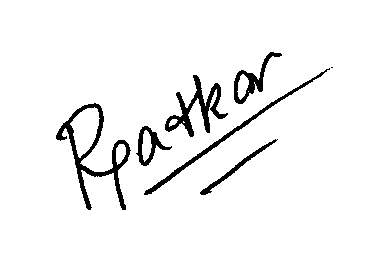
#> input picture bow_code/images/train/personA/personA_12.png, 390 x 258 px, found by its file name; its folder holds only this picture in this run
$ jupyter execute --allow-errors Untitled.ipynb
#> lines starting #> are read from the running program, lines starting #| are printed output that depends on the picture; after the words box and inside, x2 and y2 are one past the last pixel; in counts of white or black regions, pixels touching at a corner belong together
[cell 1]
import cv2
import numpy as np
from sklearn.cluster import KMeans
from sklearn.svm import SVC
from sklearn.preprocessing import StandardScaler
from matplotlib import pyplot as plt
import os

[cell 2]
class ImageHelpers:
    def __init__(self):
        self.sift_object = cv2.xfeatures2d.SIFT_create()

    def gray(self, image):
        gray = cv2.cvtColor(image, cv2.COLOR_BGR2GRAY)
        return gray

    def features(self, image):
        keypoints, descriptors = self.sift_object.detectAndCompute(image, None)
        return [keypoints, descriptors]


class BOVHelpers:
    def __init__(self, n_clusters=20):
        self.n_clusters = n_clusters
        self.kmeans_obj = KMeans(n_clusters=n_clusters)
        self.kmeans_ret = None
        self.descriptor_vstack = None
        self.mega_histogram = None
        self.clf = SVC()

    def cluster(self):
        self.kmeans_ret = self.kmeans_obj.fit_predict(self.descriptor_vstack)

    def developVocabulary(self, n_images, descriptor_list):
        self.mega_histogram = np.array([np.zeros(self.n_clusters) for i in range(n_images)])
        old_count = 0
        for i in range(n_images):
            l = len(descriptor_list[i])
            for j in range(l):
                idx = self.kmeans_ret[old_count + j]
                self.mega_histogram[i][idx] += 1
            old_count += l
        print("Vocabulary Histogram Generated")

    def standardize(self, std=None):
        if std is None:
            self.scale = StandardScaler().fit(self.mega_histogram)
            self.mega_histogram = self.scale.transform(self.mega_histogram)
        else:
            print("STD not none. External STD supplied")
            self.mega_histogram = std.transform(self.mega_histogram)

    def formatND(self, l):
        vStack = np.array(l[0])
        for remaining in l[1:]:
            vStack = np.vstack((vStack, remaining))
        self.descriptor_vstack = vStack.copy()
        return

    def train(self, train_labels):
        print("Training SVM")
        print(self.clf)
        print("Train labels", train_labels)
        self.clf.fit(self.mega_histogram, train_labels)
        print("Training completed")

    def predict(self, iplist):
        predictions = self.clf.predict(iplist)
        return predictions

    def plotHist(self, vocabulary=None):
        print("Plotting histogram")
        if vocabulary is None:
            vocabulary = self.mega_histogram

        x_scalar = np.arange(self.n_clusters)
        y_scalar = np.array([abs(np.sum(vocabulary[:, h], dtype=np.int32)) for h in range(self.n_clusters)])

        print(y_scalar)

        plt.bar(x_scalar, y_scalar)
        plt.xlabel("Visual Word Index")
        plt.ylabel("Frequency")
        plt.title("Complete Vocabulary Generated")
        plt.xticks(x_scalar + 0.4, x_scalar)
        plt.show()


class FileHelpers:

    def __init__(self):
        pass

    def getFiles(self, path):
        imlist = {}
        count = 0
        for each in os.listdir(path):
            print(" #### Reading image category ", each, " ##### ")
            imlist[each] = []
            for imagefile in os.listdir(path + '/' + each):
                print("Reading file ", imagefile)
                im = cv2.imread(path + '/' + each + '/' + imagefile, 0)
                imlist[each].append(im)
                count += 1

        return [imlist, count]

[cell 3]
import cv2
import numpy as np
from glob import glob
import argparse
from matplotlib import pyplot as plt

[cell 4]
class BOV:
    def __init__(self, no_clusters):
        self.no_clusters = no_clusters
        self.train_path = None
        self.test_path = None
        self.im_helper = ImageHelpers()
        self.bov_helper = BOVHelpers(no_clusters)
        self.file_helper = FileHelpers()
        self.images = None
        self.trainImageCount = 0
        self.train_labels = np.array([])
        self.name_dict = {}
        self.descriptor_list = []


    def trainModel(self):
        # read file. prepare file lists.
        self.images, self.trainImageCount = self.file_helper.getFiles(self.train_path)
#> in getFiles, `im = cv2.imread(path + '/' + each + '/' + imagefile, 0)`: im: shape (258, 390); 95.2% white; 7 black regions (1 under 20 px), largest, box (x1, y1, x2, y2) and area: (56, 103, 131, 210) 1509, (165, 75, 228, 137) 1091, (144, 68, 330, 195) 839, (234, 52, 282, 104) 590, (136, 126, 172, 166) 434, (200, 139, 278, 195) 388
        # extract SIFT Features from each image
        label_count = 0
        for word, imlist in self.images.items():
            self.name_dict[str(label_count)] = word
            print ("Computing Features for ", word)
            for im in imlist:
                # cv2.imshow("im", im)
                # cv2.waitKey()
                self.train_labels = np.append(self.train_labels, label_count)
                kp, des = self.im_helper.features(im)
                self.descriptor_list.append(des)

            label_count += 1
#> this loop made 2 passes
#> label_count on passes 1 to 2: 1, 2
#> after the loop, label_count = 2; self.descriptor_list = 2 items; self.name_dict = {'0': 'personA', '1': 'personB'}


        # perform clustering
        self.bov_helper.formatND(self.descriptor_list)
#> in formatND, `vStack = np.array(l[0])`:
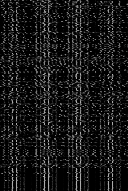
#> vStack: shape (191, 128) float32; min 0, max 176, mean 23.7
#> the loop in formatND, `for remaining in l[1:]:` made 1 pass
#> pass 1, in formatND, `vStack = np.vstack((vStack, remaining))`:
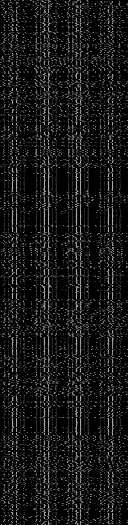
#> vStack: shape (525, 128) float32; min 0, max 176, mean 23.2
        self.bov_helper.cluster()
#> in cluster, `self.kmeans_ret = self.kmeans_obj.fit_predict(self.descriptor_vstack)`: self.kmeans_ret = 525 values, max 4 at index 13, min 0 at index 10, mean 1.63
        self.bov_helper.developVocabulary(n_images = self.trainImageCount, descriptor_list=self.descriptor_list)
#> the loop in developVocabulary, `for i in range(n_images):` made 2 passes
#> (l, old_count) on passes 1 to 2: (191, 191), (334, 525)
#> after the loop in developVocabulary, `for i in range(n_images):`: old_count = 525; self.mega_histogram = [[55, 22, 25, 62, 27], [148, 27, 44, 87, 28]]

        # show vocabulary trained
        self.bov_helper.plotHist()
#> in plotHist, `y_scalar = np.array([abs(np.sum(vocabulary[:, h], dtype=np.int32)) for..`: y_scalar = [203, 49, 69, 149, 55]
#| [203  49  69 149  55]
#> in plotHist, `plt.show()`:
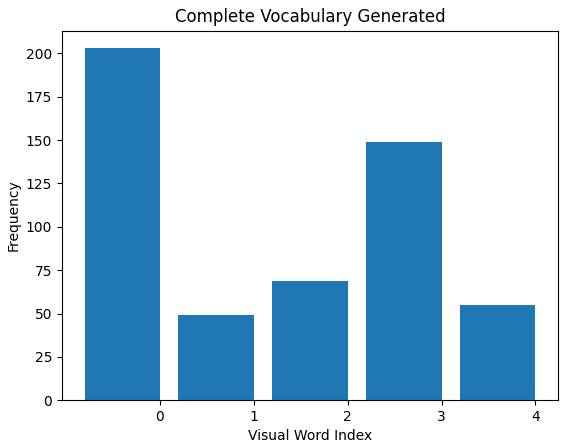
#> figure drawn by matplotlib, 1 panel; tallest bar 203 high, from x = -0.4 to 0.4

        self.bov_helper.standardize()
#> in standardize, `self.mega_histogram = self.scale.transform(self.mega_histogram)`: self.mega_histogram = [[-1, -1, -1, -1, -1], [1, 1, 1, 1, 1]]
        self.bov_helper.train(self.train_labels)


    def recognize(self,test_img, test_image_path=None):

        kp, des = self.im_helper.features(test_img)
        # print kp
        print (des.shape)

        # generate vocab for test image
        vocab = np.array( [[ 0 for i in range(self.no_clusters)]])
        vocab = np.array(vocab, 'float32')
        # locate nearest clusters for each of
        # the visual word (feature) present in the image

        # test_ret =<> return of kmeans nearest clusters for N features
        test_ret = self.bov_helper.kmeans_obj.predict(des)
        # print test_ret

        # print vocab
        for each in test_ret:
            vocab[0][each] += 1

        #print (vocab)

        # Scale the features
        vocab = self.bov_helper.scale.transform(vocab)
        # predict the class of the image
        lb = self.bov_helper.clf.predict(vocab)
        # print "Image belongs to class : ", self.name_dict[str(int(lb[0]))]
        return lb


    def testModel(self):
        correctClassifications = 0
        self.testImages, self.testImageCount = self.file_helper.getFiles(self.test_path)

        predictions = []

        for word, imlist in self.testImages.items():
            print ("processing " ,word)
            for im in imlist:
                # print imlist[0].shape, imlist[1].shape
                print (im.shape)
                cl = self.recognize(im)
                print (cl)
                predictions.append({
                    'image':im,
                    'class':cl,
                    'object_name':self.name_dict[str(int(cl[0]))]
                    })

                if(self.name_dict[str(int(cl[0]))]==word):
                    correctClassifications = correctClassifications + 1

        print("Test Accuracy = " + str((correctClassifications/self.testImageCount) * 100))
        #print (predictions)
        for each in predictions:
            # cv2.imshow(each['object_name'], each['image'])
            # cv2.waitKey()
            # cv2.destroyWindow(each['object_name'])
            #
            plt.imshow(cv2.cvtColor(each['image'], cv2.COLOR_GRAY2RGB))
            plt.title(each['object_name'])
            plt.show()
